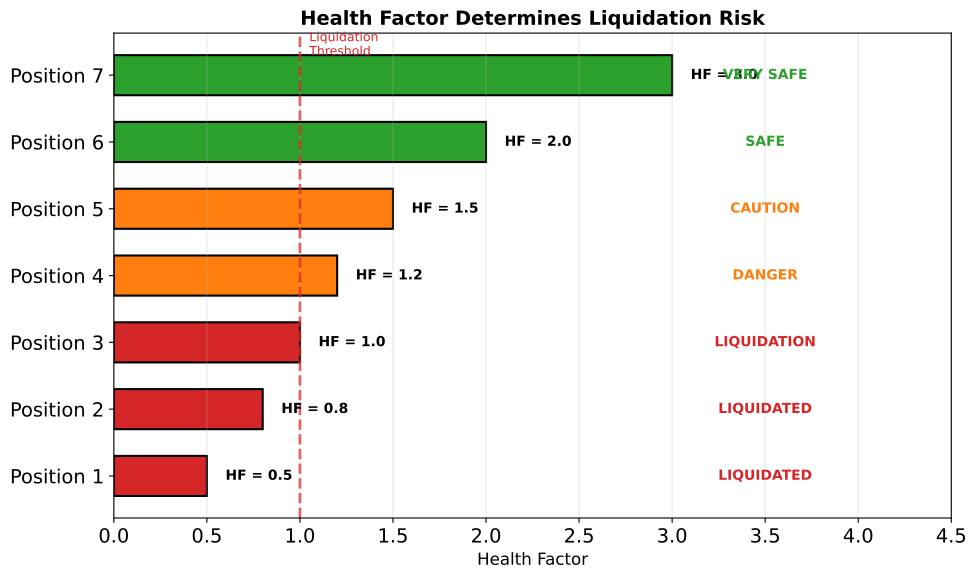

Write Python code to recreate this figure.
"""Health Factor and Liquidation Zones"""
import matplotlib.pyplot as plt
import numpy as np
from pathlib import Path

plt.rcParams.update({'font.size': 14, 'figure.figsize': (10, 6), 'figure.dpi': 150})
MLBLUE, MLORANGE, MLGREEN, MLRED = '#0066CC', '#FF7F0E', '#2CA02C', '#D62728'

fig, ax = plt.subplots(figsize=(10, 6))

health_factors = [0.5, 0.8, 1.0, 1.2, 1.5, 2.0, 3.0]
zones = ['LIQUIDATED', 'LIQUIDATED', 'LIQUIDATION', 'DANGER', 'CAUTION', 'SAFE', 'VERY SAFE']
colors = [MLRED, MLRED, MLRED, MLORANGE, MLORANGE, MLGREEN, MLGREEN]

bars = ax.barh(range(len(health_factors)), health_factors, color=colors, edgecolor='black', linewidth=1.5, height=0.6)

for i, (bar, hf, zone) in enumerate(zip(bars, health_factors, zones)):
    ax.text(bar.get_width() + 0.1, i, f'HF = {hf}', va='center', fontsize=14, fontweight='bold')
    ax.text(3.5, i, zone, va='center', fontsize=14, ha='center', color=colors[i], fontweight='bold')

ax.axvline(x=1.0, color=MLRED, linestyle='--', linewidth=2, alpha=0.7)
ax.text(1.05, 6.3, 'Liquidation\nThreshold', fontsize=14, color=MLRED)

ax.set_yticks(range(len(health_factors)))
ax.set_yticklabels([f'Position {i+1}' for i in range(len(health_factors))])
ax.set_xlabel('Health Factor', fontsize=15)
ax.set_xlim(0, 4.5)
ax.set_title('Health Factor Determines Liquidation Risk', fontweight='bold', fontsize=14)
ax.grid(True, alpha=0.3, axis='x')
plt.tight_layout()
plt.savefig(Path(__file__).parent / 'chart.pdf', bbox_inches='tight', dpi=300)
plt.close()
